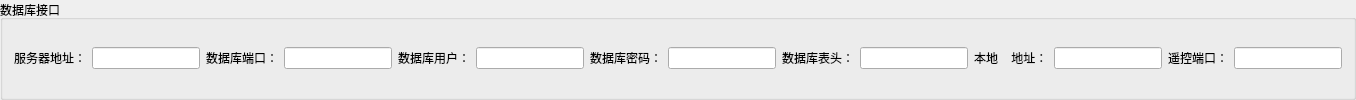
         <widget class="QGroupBox" name="groupBox_54">
          <property name="sizePolicy">
           <sizepolicy hsizetype="Preferred" vsizetype="Maximum">
            <horstretch>0</horstretch>
            <verstretch>0</verstretch>
           </sizepolicy>
          </property>
          <property name="title">
           <string>数据库接口</string>
          </property>
          <layout class="QGridLayout" name="gridLayout_31">
           <item row="0" column="2">
            <layout class="QHBoxLayout" name="horizontalLayout_32">
             <item>
              <widget class="QLabel" name="label_156">
               <property name="sizePolicy">
                <sizepolicy hsizetype="Preferred" vsizetype="Fixed">
                 <horstretch>0</horstretch>
                 <verstretch>0</verstretch>
                </sizepolicy>
               </property>
               <property name="text">
                <string>数据库用户：</string>
               </property>
              </widget>
             </item>
             <item>
              <widget class="QLineEdit" name="MySql_User">
               <property name="sizePolicy">
                <sizepolicy hsizetype="Expanding" vsizetype="Fixed">
                 <horstretch>0</horstretch>
                 <verstretch>0</verstretch>
                </sizepolicy>
               </property>
               <property name="text">
                <string/>
               </property>
              </widget>
             </item>
            </layout>
           </item>
           <item row="0" column="3">
            <layout class="QHBoxLayout" name="horizontalLayout_33">
             <item>
              <widget class="QLabel" name="label_149">
               <property name="text">
                <string>数据库密码：</string>
               </property>
              </widget>
             </item>
             <item>
              <widget class="QLineEdit" name="MySql_Password"/>
             </item>
            </layout>
           </item>
           <item row="0" column="6">
            <layout class="QHBoxLayout" name="horizontalLayout_30">
             <item>
              <widget class="QLabel" name="label_119">
               <property name="sizePolicy">
                <sizepolicy hsizetype="Preferred" vsizetype="Fixed">
                 <horstretch>0</horstretch>
                 <verstretch>0</verstretch>
                </sizepolicy>
               </property>
               <property name="text">
                <string>遥控端口：</string>
               </property>
              </widget>
             </item>
             <item>
              <widget class="QLineEdit" name="Local_Remote_Port">
               <property name="sizePolicy">
                <sizepolicy hsizetype="Expanding" vsizetype="Fixed">
                 <horstretch>0</horstretch>
                 <verstretch>0</verstretch>
                </sizepolicy>
               </property>
              </widget>
             </item>
            </layout>
           </item>
           <item row="0" column="1">
            <layout class="QHBoxLayout" name="horizontalLayout_31">
             <item>
              <widget class="QLabel" name="label_167">
               <property name="sizePolicy">
                <sizepolicy hsizetype="Preferred" vsizetype="Fixed">
                 <horstretch>0</horstretch>
                 <verstretch>0</verstretch>
                </sizepolicy>
               </property>
               <property name="text">
                <string>数据库端口：</string>
               </property>
              </widget>
             </item>
             <item>
              <widget class="QLineEdit" name="MySql_Port">
               <property name="sizePolicy">
                <sizepolicy hsizetype="Expanding" vsizetype="Fixed">
                 <horstretch>0</horstretch>
                 <verstretch>0</verstretch>
                </sizepolicy>
               </property>
              </widget>
             </item>
            </layout>
           </item>
           <item row="0" column="5">
            <layout class="QHBoxLayout" name="horizontalLayout_23">
             <item>
              <widget class="QLabel" name="label_93">
               <property name="sizePolicy">
                <sizepolicy hsizetype="Preferred" vsizetype="Fixed">
                 <horstretch>0</horstretch>
                 <verstretch>0</verstretch>
                </sizepolicy>
               </property>
               <property name="text">
                <string>本地    地址：</string>
               </property>
              </widget>
             </item>
             <item>
              <widget class="QLineEdit" name="Local_Ip">
               <property name="sizePolicy">
                <sizepolicy hsizetype="Expanding" vsizetype="Fixed">
                 <horstretch>0</horstretch>
                 <verstretch>0</verstretch>
                </sizepolicy>
               </property>
               <property name="layoutDirection">
                <enum>Qt::LeftToRight</enum>
               </property>
              </widget>
             </item>
            </layout>
           </item>
           <item row="0" column="4">
            <layout class="QHBoxLayout" name="horizontalLayout_34">
             <item>
              <widget class="QLabel" name="label_148">
               <property name="text">
                <string>数据库表头：</string>
               </property>
              </widget>
             </item>
             <item>
              <widget class="QLineEdit" name="MySql_Database"/>
             </item>
            </layout>
           </item>
           <item row="0" column="0">
            <layout class="QHBoxLayout" name="horizontalLayout_29">
             <item>
              <widget class="QLabel" name="label_92">
               <property name="sizePolicy">
                <sizepolicy hsizetype="Preferred" vsizetype="Fixed">
                 <horstretch>0</horstretch>
                 <verstretch>0</verstretch>
                </sizepolicy>
               </property>
               <property name="text">
                <string>服务器地址：</string>
               </property>
              </widget>
             </item>
             <item>
              <widget class="QLineEdit" name="Web_Server_Ip">
               <property name="sizePolicy">
                <sizepolicy hsizetype="Expanding" vsizetype="Fixed">
                 <horstretch>0</horstretch>
                 <verstretch>0</verstretch>
                </sizepolicy>
               </property>
               <property name="layoutDirection">
                <enum>Qt::LeftToRight</enum>
               </property>
              </widget>
             </item>
            </layout>
           </item>
          </layout>
         </widget>
